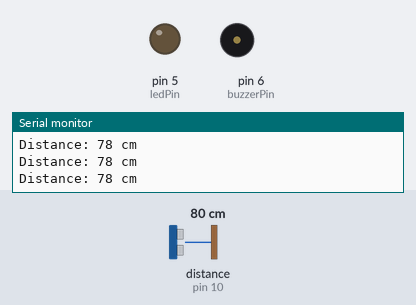
The sketch below on a simulated Arduino Uno, built with avr-gcc and run on an emulated ATmega328P. On the bench: output pins drawn as LEDs (lit = HIGH), buzzer (waves = sounding, pin HIGH), the last lines printed to the serial monitor. Wiring (inferred from the names in the program): ultrasonic range finder: trigger pin 9; echo pin 10. The inputs (shaded band) are chosen by the test bench; at power-on: distance to the obstacle (sensor on pin 10) 80 cm. The echo pulse lasts 58.3 µs per cm; pins used as bus, display or sensor lines are not drawn.

Above: at 1.2 s.
1.3 s: distance to the obstacle (sensor on pin 10) set to 30 cm
2.8 s: distance to the obstacle (sensor on pin 10) set to 25 cm
At 3.7 s:
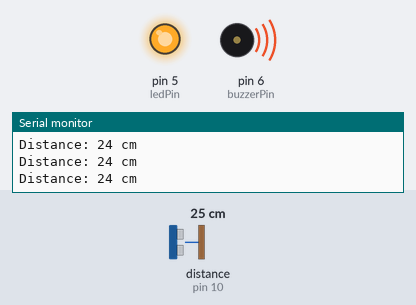
4.3 s: distance to the obstacle (sensor on pin 10) set to 35 cm
At 5.6 s:
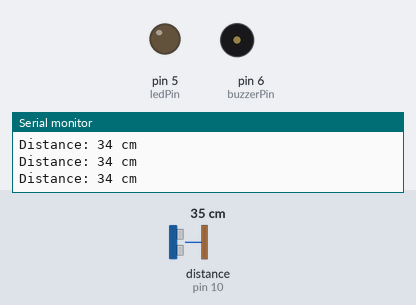
5.9 s: distance to the obstacle (sensor on pin 10) set to 2 cm
At 7.5 s:
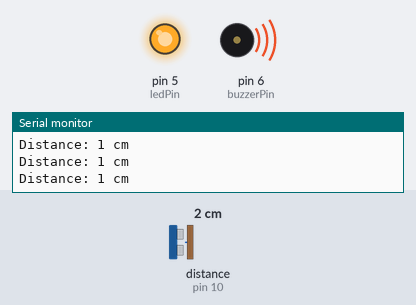
Timing chart, 0 to 8.5 s (numbered marks = the images above; inputs shaded):
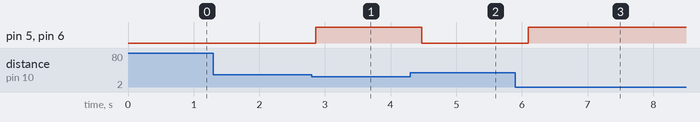

Measured:
- the behaviour switches between 27 and 26 cm on distance to the obstacle (sensor on pin 10) (found by bisection; images 0 and 1)
- after the input at 2.8 s, pin 5 (ledPin), pin 6 (buzzerPin): LOW → HIGH after 0.06 s
- after the input at 4.3 s, pin 5 (ledPin), pin 6 (buzzerPin): HIGH → LOW after 0.18 s
- after the input at 5.9 s, pin 5 (ledPin), pin 6 (buzzerPin): LOW → HIGH after 0.20 s

The sketch:

blind_assistance.ino.ino
```cpp
// Smart Blind Walking Assistance System
// Components: Ultrasonic Sensor, Buzzer, LED, Arduino UNO

// Pin Definitions
#define trigPin 9
#define echoPin 10
#define buzzerPin 6
#define ledPin 5

long duration;     // Stores echo time
int distance;      // Stores calculated distance

void setup() {
  // Set pin modes
  pinMode(trigPin, OUTPUT);   // Ultrasonic TRIG
  pinMode(echoPin, INPUT);    // Ultrasonic ECHO
  pinMode(buzzerPin, OUTPUT); // Buzzer
  pinMode(ledPin, OUTPUT);    // LED

  // Start serial monitor
  Serial.begin(9600);
}

void loop() {
  // Clear TRIG pin
  digitalWrite(trigPin, LOW);
  delayMicroseconds(2);

  // Send ultrasonic pulse
  digitalWrite(trigPin, HIGH);
  delayMicroseconds(10);
  digitalWrite(trigPin, LOW);

  // Read echo pin
  duration = pulseIn(echoPin, HIGH);

  // Calculate distance in cm
  distance = duration * 0.034 / 2;

  // Display distance
  Serial.print("Distance: ");
  Serial.print(distance);
  Serial.println(" cm");

  // Condition for obstacle detection
  if (distance > 0 && distance <= 25) {
    digitalWrite(buzzerPin, HIGH); // Turn buzzer ON
    digitalWrite(ledPin, HIGH);    // Turn LED ON
  } else {
    digitalWrite(buzzerPin, LOW);  // Turn buzzer OFF
    digitalWrite(ledPin, LOW);     // Turn LED OFF
  }

  delay(200); // Small delay
}
```
